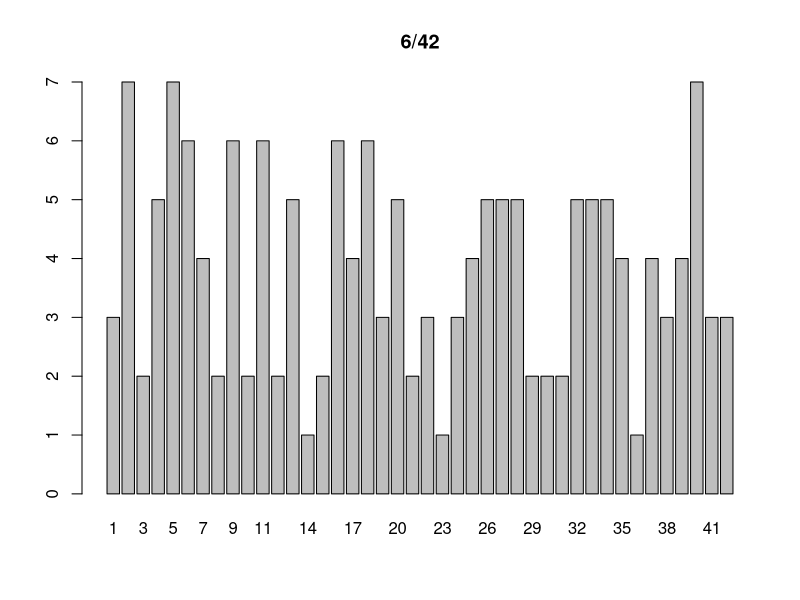
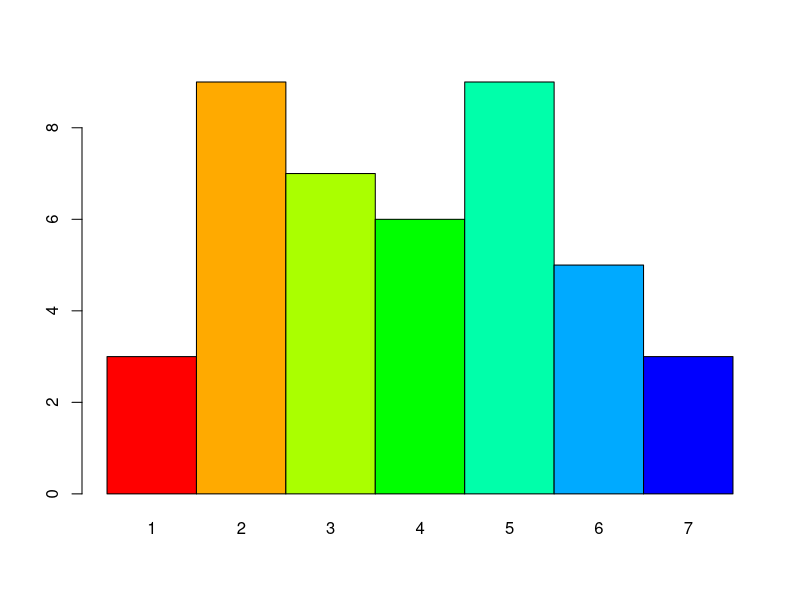

R code for these plots, in order: (Note: this script raises an error after producing the figures.)
#Lottery Numbers
#6/42

library(plyr)
setwd("R:\\R\\R-Language-lessons\\Lottery\\6-42")

doc <- read.csv("642.csv", TRUE)
y <- count(doc)
barplot(y$freq, names.arg = y$NUM,main = "6/42")
#?barplot
#hist(doc$NUM , main = "6/42", ylab = "Nums", xlab = "Freq")
y

freqTable.t1 <- table(doc)
freqTable.t1

freqTable.t2 <- sort(freqTable.t1, decreasing = TRUE)
freqTable.t2

barplot(xtabs(~freqTable.t2), space = F, col = rainbow(9))

#export to csv
write.csv(freqTable.t2, file = "result.csv")

data1 <- read.csv("result.csv", header = TRUE)
data1

remCol <- data1[ ,-1]
remCol
names(remCol)
names(remCol) [1] <- "Num"
names(remCol)[2] <- "Frequency"
rownames(remCol) <- NULL
print(remCol, row.names = FALSE)

write.csv(remCol, file = "2Cols.csv", row.names = FALSE)
write.table(remCol, file = "2Col.txt", sep = "\t", row.names = FALSE)

head(remCol) #first 6 most freq nums
remCol[7:12, ] #2nd 6 most freq nums
remCol[13:18, ] #3rd 6 most freq nums
remCol[19:24, ] #4th 6 most freq nums
remCol[25:30, ] #5th 6 most freq nums
remCol[31:36, ] #6th 6 most freq nums
remCol[37:42, ] #7th 6 most freq nums


write.table(head(remCol), file = "1.first6.txt", sep = "\t", row.names = FALSE)
write.table(remCol[7:12, ], file = "2.second6.txt", sep = "\t", row.names = FALSE)
write.table(remCol[13:18, ], file = "3.third6.txt", sep = "\t", row.names = FALSE)
write.table(remCol[19:24, ], file = "4.fouth6.txt", sep = "\t", row.names = FALSE)
write.table(remCol[25:30, ], file = "5.fifth6.txt", sep = "\t", row.names = FALSE)
write.table(remCol[31:36, ], file = "6.sixth6.txt", sep = "\t", row.names = FALSE)
write.table(remCol[37:42, ], file = "7.seventh6.txt", sep = "\t", row.names = FALSE)